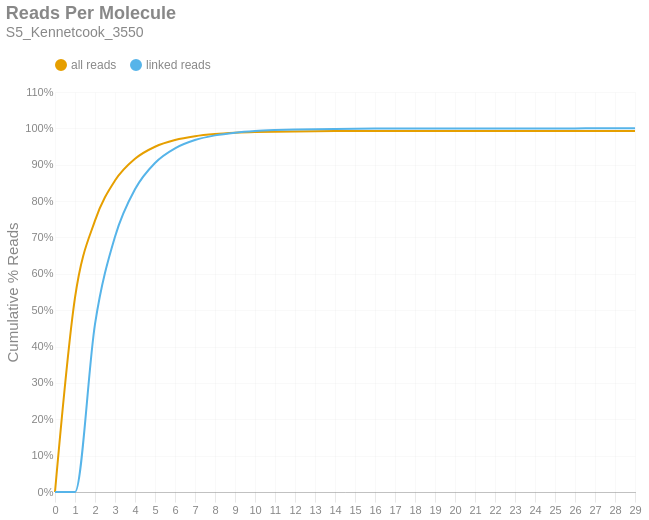

The code cell stored with this chart in its notebook:
### Markdown cell above
### Reads per Molecule
This chart shows the cumulative distribution of the number of reads per linked molecule. That is, how many alignments are associated with a unique molecule. This excludes the number of reads associated with invalid or absent linked-read barcodes. The `linked` histogram is the percentages recalculated when disregarding singletons.

### Code cell
if SKIPLR:
    print_html(f"Skipped")
else:
    counts = np.bincount(valids['reads'].cast(pl.Int64).to_numpy())
    weighted = counts * np.arange(len(counts))
    all_perc = weighted / n_reads
    linked_perc = weighted / n_linked_reads
    linked_perc[1] = 0
    binned_df = pl.DataFrame({
        'readsper': list(range(len(counts))),
        'all reads (cumsum)': np.cumsum(all_perc).tolist(),
        'linked reads (cumsum)': np.cumsum(linked_perc).tolist(),
    })

    with SafeRender(binned_df):
        (
            density_plot(binned_df, 'Reads Per Molecule', samplename, 'readspmol')
            .encode(
                x=alt.X('readsper:O', title=None).axis(labelAngle=0).scale(padding=0),
                y=alt.Y('value:Q', title='Cumulative % Reads').axis(format='%').stack(False),
                color=alt.Color("key:N").scale(domain=["all reads", "linked reads"]),
                tooltip=[
                    alt.Tooltip("key:N", title="Data Type"),
                    alt.Tooltip("readsper:O", title="Reads Per Molecule"),
                    alt.Tooltip("value:Q", format=".2%", title="% Reads (Cum.)")
                ]            
            )
        ).display()

### Figure 1 — Vega-Lite specification as saved in the notebook (floating-point values rounded to 4 significant figures)
{"width": "container", "height": 400, "config": {"title": {"anchor": "start", "dy": -15, "fontSize": 18, "color": "#888888", "subtitleColor": "#888888", "subtitleFontSize": 14}, "arc": {"fill": "#0072B2"}, "axis": {"domainColor": "#888888", "domainWidth": 0.5, "gridWidth": 0.2, "grid": false, "titleFontWeight": 400, "titleFontSize": 15, "labelFontSize": 11, "labelColor": "#888888", "tickColor": "#888888", "tickWidth": 0.2, "titleColor": "#888888"}, "axisBand": {"grid": false}, "axisX": {"grid": true, "tickSize": 10, "domainCap": "round"}, "axisY": {"domain": false, "grid": true, "tickSize": 0, "domainCap": "round"}, "background": "transparent", "header": {"labelFontSize": 15, "labelColor": "#888888", "titleFontSize": 15, "titleFontWeight": 600, "titleColor": "#888888"}, "legend": {"labelFont": "sans-serif", "labelFontSize": 12, "labelColor": "#888888", "symbolSize": 100, "symbolType": "circle", "titleFontSize": 12, "titlePadding": 10, "titleColor": "#888888", "title": null, "orient": "top"}, "range": {"category": ["#E69F00", "#56B4E9", "#009E73", "#F0E442", "#0072B2", "#D55E00", "#CC79A7", "#000000"], "diverging": ["#cfe8f3", "#a2d4ec", "#73bfe2", "#46abdb", "#1696d2", "#12719e"]}, "area": {"fill": "#0072B2", "fillOpacity": 0.7, "line": true, "strokeOpacity": 0.7}, "line": {"color": "#0072B2", "stroke": "#0072B2", "strokeWidth": 2}, "trail": {"color": "#0072B2", "stroke": "#0072B2", "strokeWidth": 0, "size": 1}, "point": {"filled": true, "fillOpacity": 1.0, "size": 95}, "text": {"color": "#888888", "fontSize": 11, "align": "right", "fontWeight": 400, "size": 11}, "bar": {"fill": "#0072B2", "stroke": null}, "view": {"stroke": null, "continuousWidth": 660, "continuousHeight": 400}}, "data": {"name": "data-0d87179ae3b28667cd3707d5302bd779"}, "mark": {"type": "line", "interpolate": "monotone", "point": {"opacity": 0, "size": 275}}, "encoding": {"color": {"field": "key", "scale": {"domain": ["all reads", "linked reads"]}, "type": "nominal"}, "tooltip": [{"field": "key", "title": "Data Type", "type": "nominal"}, {"field": "readsper", "title": "Reads Per Molecule", "type": "ordinal"}, {"field": "value", "format": ".2%", "title": "% Reads (Cum.)", "type": "quantitative"}], "x": {"axis": {"labelAngle": 0}, "field": "readsper", "scale": {"padding": 0}, "title": null, "type": "ordinal"}, "y": {"axis": {"format": "%"}, "field": "value", "stack": false, "title": "Cumulative % Reads", "type": "quantitative"}}, "params": [{"name": "param_c36ac31b6afebe62", "select": {"type": "point", "fields": ["key"]}, "bind": "legend"}], "title": {"text": "Reads Per Molecule", "subtitle": "S5_Kennetcook_3550"}, "transform": [{"fold": ["all reads (cumsum)", "linked reads (cumsum)"]}, {"calculate": "replace(datum.key, ' (cumsum)', '')", "as": "key"}, {"filter": {"param": "param_c36ac31b6afebe62"}}], "usermeta": {"embedOptions": {"downloadFileName": "S5_Kennetcook_3550.readspmol"}}, "$schema": "https://vega.github.io/schema/vega-lite/v6.1.0.json", "datasets": {"data-0d87179ae3b28667cd3707d5302bd779": [{"readsper": 0, "all reads (cumsum)": 0.0, "linked reads (cumsum)": 0.0}, {"readsper": 1, "all reads (cumsum)": 0.5344, "linked reads (cumsum)": 0.0}, {"readsper": 2, "all reads (cumsum)": 0.7462, "linked reads (cumsum)": 0.4617}, {"readsper": 3, "all reads (cumsum)": 0.8564, "linked reads (cumsum)": 0.7021}, {"readsper": 4, "all reads (cumsum)": 0.9163, "linked reads (cumsum)": 0.8325}, {"readsper": 5, "all reads (cumsum)": 0.9495, "linked reads (cumsum)": 0.9049}, {"readsper": 6, "all reads (cumsum)": 0.9679, "linked reads (cumsum)": 0.9451}, {"readsper": 7, "all reads (cumsum)": 0.9783, "linked reads (cumsum)": 0.9678}, {"readsper": 8, "all reads (cumsum)": 0.9842, "linked reads (cumsum)": 0.9807}, {"readsper": 9, "all reads (cumsum)": 0.9877, "linked reads (cumsum)": 0.9883}, {"readsper": 10, "all reads (cumsum)": 0.9898, "linked reads (cumsum)": 0.9928}, {"readsper": 11, "all reads (cumsum)": 0.9909, "linked reads (cumsum)": 0.9953}, {"readsper": 12, "all reads (cumsum)": 0.9916, "linked reads (cumsum)": 0.9968}, {"readsper": 13, "all reads (cumsum)": 0.9921, "linked reads (cumsum)": 0.9979}, {"readsper": 14, "all reads (cumsum)": 0.9924, "linked reads (cumsum)": 0.9986}, {"readsper": 15, "all reads (cumsum)": 0.9926, "linked reads (cumsum)": 0.9991}, {"readsper": 16, "all reads (cumsum)": 0.9928, "linked reads (cumsum)": 0.9994}, {"readsper": 17, "all reads (cumsum)": 0.9929, "linked reads (cumsum)": 0.9996}, {"readsper": 18, "all reads (cumsum)": 0.9929, "linked reads (cumsum)": 0.9997}, {"readsper": 19, "all reads (cumsum)": 0.993, "linked reads (cumsum)": 0.9997}, {"readsper": 20, "all reads (cumsum)": 0.993, "linked reads (cumsum)": 0.9998}, {"readsper": 21, "all reads (cumsum)": 0.993, "linked reads (cumsum)": 0.9999}, {"readsper": 22, "all reads (cumsum)": 0.993, "linked reads (cumsum)": 0.9999}, {"readsper": 23, "all reads (cumsum)": 0.993, "linked reads (cumsum)": 0.9999}, {"readsper": 24, "all reads (cumsum)": 0.9931, "linked reads (cumsum)": 1.0}, {"readsper": 25, "all reads (cumsum)": 0.9931, "linked reads (cumsum)": 1.0}, {"readsper": 26, "all reads (cumsum)": 0.9931, "linked reads (cumsum)": 1.0}, {"readsper": 27, "all reads (cumsum)": 0.9931, "linked reads (cumsum)": 1.0}, {"readsper": 28, "all reads (cumsum)": 0.9931, "linked reads (cumsum)": 1.0}, {"readsper": 29, "all reads (cumsum)": 0.9931, "linked reads (cumsum)": 1.0}]}}
